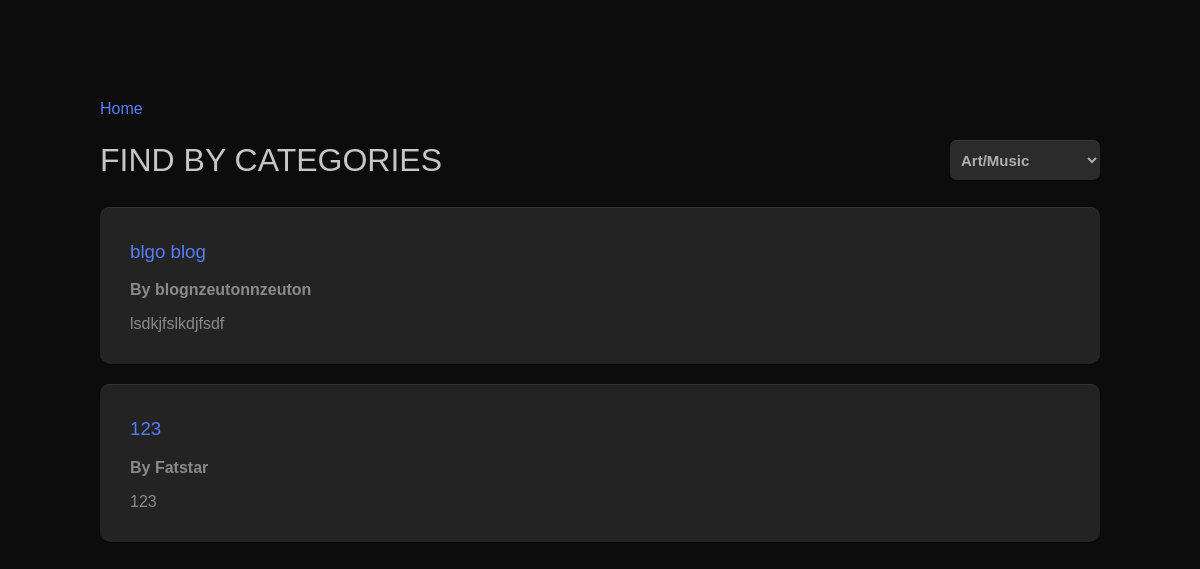
Page /category on the earlier database version.
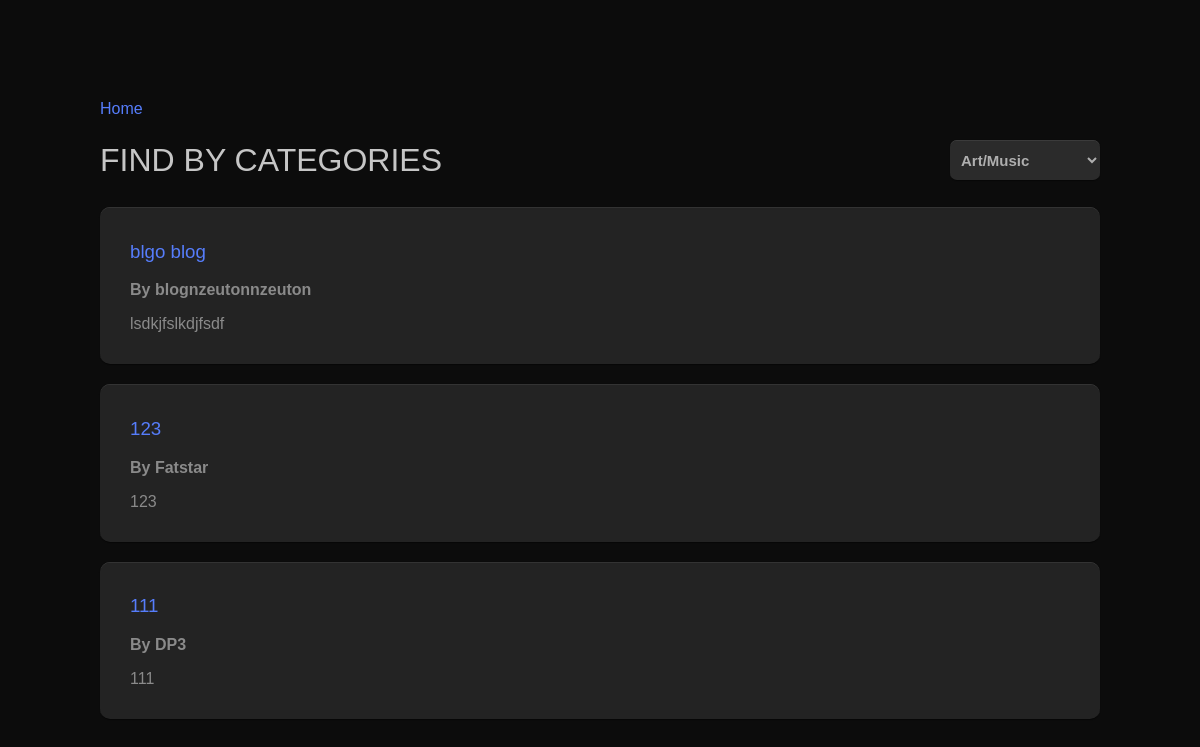
Same page on the later database version.
### tables this page shows
CREATE TABLE blogs (
    id INTEGER PRIMARY KEY AUTOINCREMENT,
    title TEXT NOT NULL,
    description TEXT,
    category_id INTEGER,
    author_id INTEGER,
    FOREIGN KEY (category_id) REFERENCES categories(id) ON DELETE CASCADE,
    FOREIGN KEY (author_id) REFERENCES users(id) ON DELETE CASCADE
);

CREATE TABLE users (
    id INTEGER PRIMARY KEY AUTOINCREMENT,
    username TEXT NOT NULL UNIQUE COLLATE NOCASE,
    password TEXT NOT NULL,
    salt TEXT NOT NULL,
    email TEXT NOT NULL UNIQUE COLLATE NOCASE
);

### blog_routes.py (the view)
@app.route("/category", methods=['GET', 'POST'])
def category():
    conn = sqlite3.connect(DB_FILE)
    c = conn.cursor()
    c.execute("SELECT title FROM categories")
    categories = [row[0] for row in c.fetchall()]
    selected_category = request.form.get("category") or "Art/Music"
    print(selected_category)
    c.execute('''
        SELECT blog.id, blog.title, blog.description, user.username
        FROM blogs blog
        JOIN categories c ON blog.category_id = c.id
        JOIN users user ON blog.author_id = user.id
        WHERE c.title = ?
    ''', (selected_category,))
    blogs = c.fetchall()
    conn.close()
    return render_template("blogs/category.html", categories=categories, blogs=blogs, selected_category=selected_category)

### templates/blogs/category.html (shortened to what this page needs)
<!DOCTYPE html>
<html lang="en">
<head>
    <link href="{{ url_for('static', filename='styles.css') }}" rel="stylesheet" type="text/css">
    <link href="https://use.typekit.net/gma7sba.css" rel="stylesheet">
</head>
<body>
<p><a href="/">Home</a></p>
<div style="margin-bottom: 20px; display: flex; align-items: center; justify-content: space-between">
<h1>Find by Categories</h1>
<form id="filter" method="POST" style="width: 150px; height: 40px">
        <select name="category" id="category" onchange="submit()" style="width: 100%; height: 100%">
            {% for category in categories %}
                <option value="{{ category }}"
                        {% if category == selected_category %}
                            selected
                        {% endif %}
                >
                    {{ category }}
                </option>
            {% endfor %}
        </select>
</form>
</div>
{% if blogs %}
    {% for blog in blogs %}
        <article class="blog-post">
            <h3><a href="{{ url_for('blog_detail', blog_id=blog[0])}}">{{ blog[1] }}</a></h3>
            <p><b>By {{ blog[3]}}</b></p>
            <p>{{ blog[2] }}</p>
        </article>
    {% endfor %}
{% else %}
    <article class="blog-post-empty">
    <img src="{{ url_for('static', filename='images/icons/none.svg') }}" alt="No Blogs" style="width: 30px; margin-right: 10px">
    <p>No blogs in this category...</p>
        <a href= "{{ url_for('blog')}}" ><button>Create a New Blog</button></a>
    </article>
{% endif %}
</body>
</html>

Differences in the rows shown:
added blogs: title "111", username "DP3", description "111"
